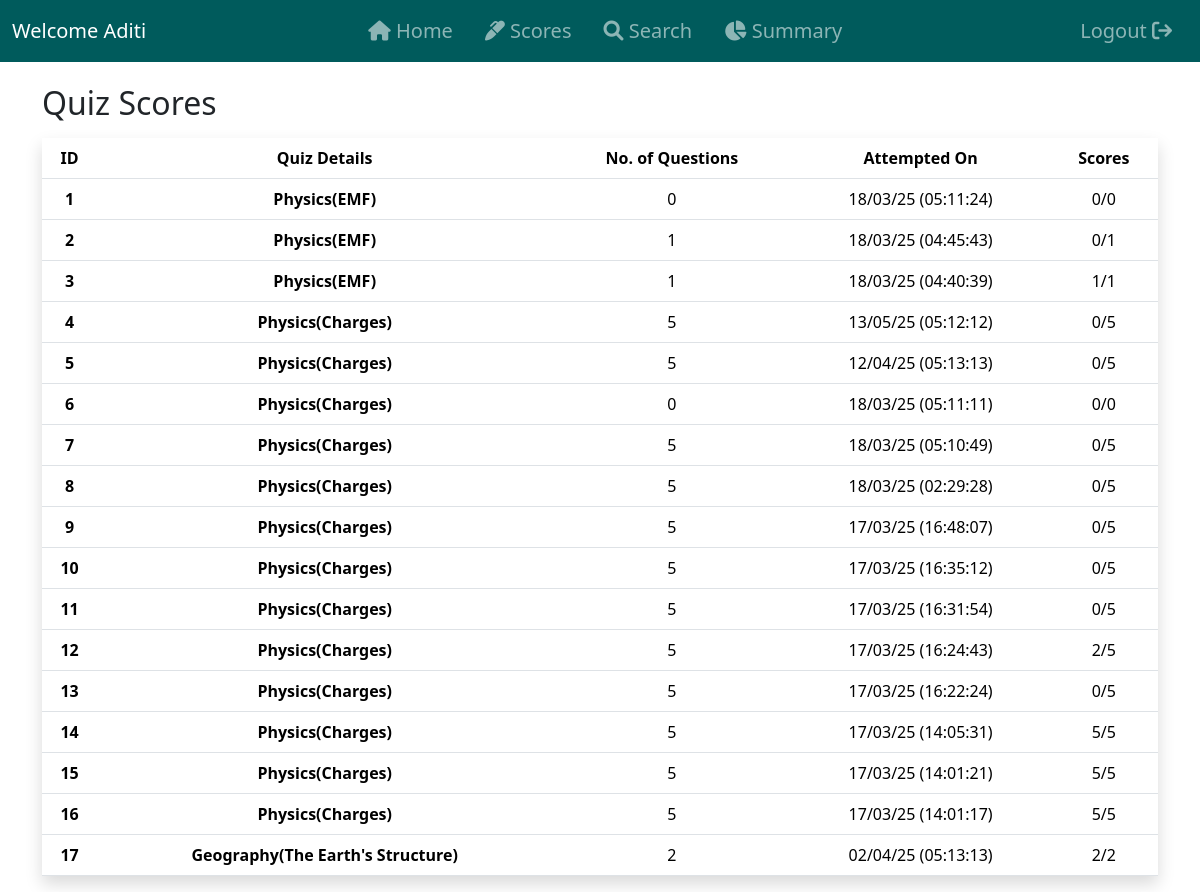
Before: /quiz_scores/1 (signed in) with the older database file.
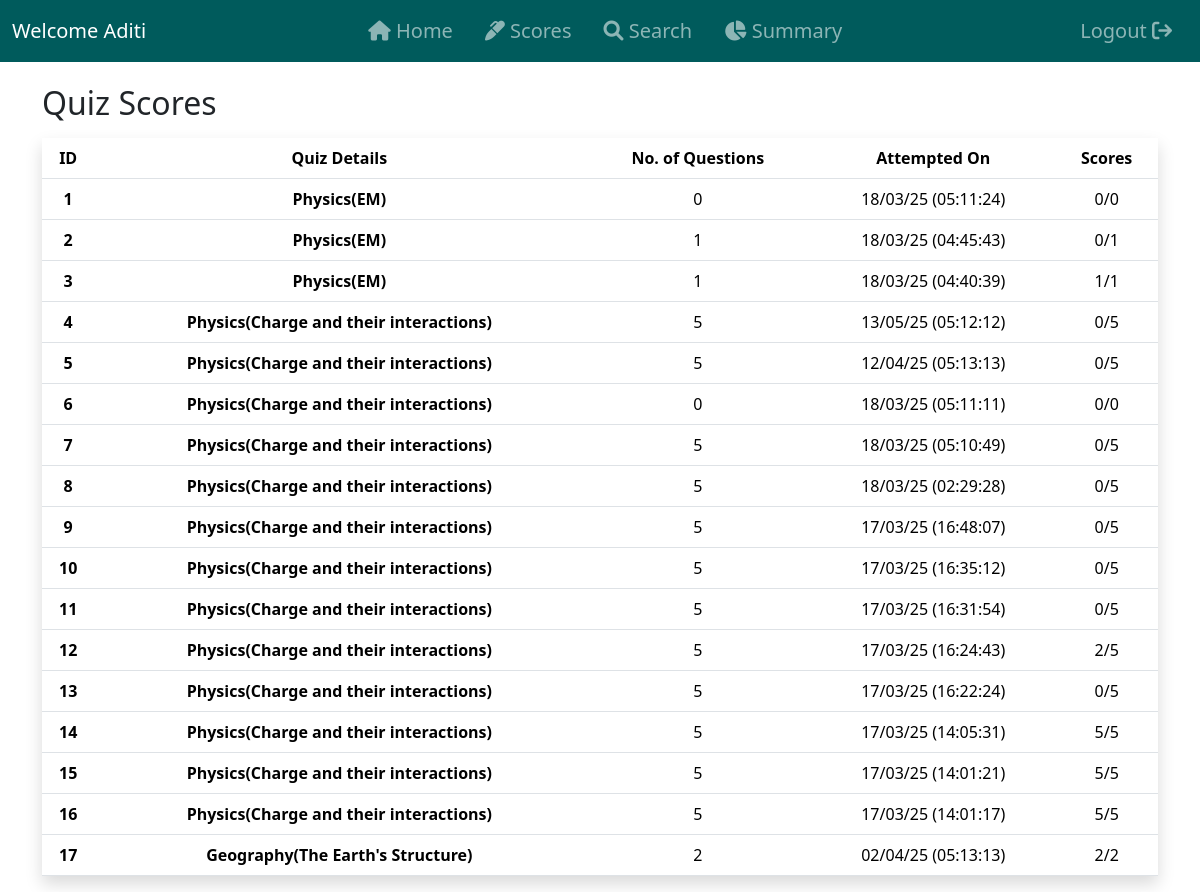
After: the same page with the newer database file.
### controllers/models.py (models this page shows, shortened)
class User(db.Model, UserMixin):
    __tablename__ = 'user'
    id = db.Column(db.Integer, primary_key=True)
    fullname = db.Column(db.String(200), nullable=False)
    email = db.Column(db.String(150), unique=True, nullable=False)
    username = db.Column(db.String(100), unique=True, nullable=False)
    dob = db.Column(db.Date, nullable=False)
    qualification = db.Column(db.String(200))
    document_path = db.Column(db.String(length=200), nullable=False)  # Path to uploaded document
    password = db.Column(db.String(60), nullable=False)

class Score(db.Model):
    id = db.Column(db.Integer, primary_key=True)
    quiz_id = db.Column(db.Integer, db.ForeignKey('quiz.id'), nullable=False)
    user_id = db.Column(db.Integer, db.ForeignKey('user.id'), nullable=False)
    time_stamp_of_attempt = db.Column(db.DateTime, default=func.now())
    total_scored = db.Column(db.Integer, nullable=False)
    user = db.relationship('User', backref='scores')
    @hybrid_property
    def formatted_timestamp(self):
        if self.time_stamp_of_attempt:
            return self.time_stamp_of_attempt.strftime("%d/%m/%y (%H:%M:%S)")
        return None

class Subject(db.Model):
    id = db.Column(db.Integer, primary_key=True)
    name = db.Column(db.String(200), unique=True, nullable=False)
    description = db.Column(db.Text)
    chapters = db.relationship('Chapter', backref='subject', cascade='all, delete-orphan')

class Chapter(db.Model):
    id = db.Column(db.Integer, primary_key=True)
    name = db.Column(db.String(200), nullable=False, unique=True)
    description = db.Column(db.Text, nullable=False)
    no_of_quizes = db.Column(db.Integer, nullable=False) # I don't know how to use this stuff.
    subject_id = db.Column(db.Integer, db.ForeignKey('subject.id'), nullable=False)
    quizzes = db.relationship('Quiz', backref='chapter', cascade='all, delete-orphan')

### controllers/routes.py (the view)
@app.route('/quiz_scores/<int:user_id>')
@login_required
def quiz_scores(user_id=None):
    scores = (
        Score.query
        .join(Quiz)  # Join to access Quiz fields
        .filter(Score.user_id == user_id)
        .order_by(Quiz.chapter_id, Score.time_stamp_of_attempt.desc())  # Order by chapter and time_stamp_of_attempt
        .options(joinedload(Score.quiz))  # Eager load to reduce queries
        .all()
    )
    return render_template('quiz_scores.html', scores=scores)

### controllers/models.py (called while the page is built)
@login_manager.user_loader
def load_user(user_id):
    try:
        user_type, id = user_id.split('-')
        id = int(id)
        if user_type == 'admin':
            return Admin.query.get(id)
        else:
            return User.query.get(id)
    except (ValueError, AttributeError):
        print(f"ERROR: Invalid user_id: {user_id}")
        return None

    @hybrid_property
    def no_of_questions(self):
        return len(self.questions)

### controllers/templates/quiz_scores.html (shortened to what this page needs)
{% extends 'base.html' %}
{% block content %}
    <div class="container mt-4">
            <h2>Quiz Scores</h2>
            {% if scores %}
                <table class="table table-hover shadow mt-3">
                    <thead>
                        <tr>
                            <th scope="col" class="text-center">ID</th>
                            <th scope="col" class="text-center">Quiz Details</th>
                            <th scope="col" class="text-center">No. of Questions</th>
                            <th scope="col" class="text-center">Attempted On</th>
                            <th scope="col" class="text-center">Scores</th>
                        </tr>
                    </thead>
                    <tbody>
                        {% for score in scores %}
                            <tr>
                                <th scope="col" class="text-center">{{ loop.index }}</th>
                                <th scope="col" class="text-center">{{ score.quiz.subject.name }}({{ score.quiz.chapter.name }})</th>
                                <td class="text-center">{{score.quiz.no_of_questions}}</td>
                                <td class="text-center">{{score.formatted_timestamp}}</td>
                                <td class="text-center">{{score.total_scored}}/{{score.quiz.no_of_questions}}</td>
                            </tr>
                        {% endfor %}
                    </tbody>
                </table>
            {% else %}
                <div class="container"><h3 style="color: #808080;">You haven't participated in any quiz yet! Participate to have scores</h3></div>
            {% endif %}
    </div>
{% endblock%}

### controllers/templates/base.html (shortened to what this page needs)
<!doctype html>
<html lang="en">
<head>
    <link rel="stylesheet" href="https://cdnjs.cloudflare.com/ajax/libs/font-awesome/6.0.0-beta3/css/all.min.css">
    <link href="https://cdn.jsdelivr.net/npm/bootstrap@5.3.3/dist/css/bootstrap.min.css" rel="stylesheet"
>
    <link rel="stylesheet" href="../static/styles.css">
</head>
<body class="d-flex flex-column min-vh-100">
    <header>
        <nav class="navbar navbar-expand-lg navbar-dark fixed-top color custom-navbar">
            <div class="container-fluid">
                {% if current_user.is_authenticated %}
                <a class="navbar-brand me-auto" href="#">
                    Welcome {{ current_user.username if current_user.username else current_user.email.split('@')[0] }}
                </a>
                <div class="collapse navbar-collapse justify-content-center" id="navbarNavAltMarkup">
                    <div class="navbar-nav">
                        <a class="nav-link fs-5 px-3 py-2" aria-current="page" href="{{url_for('dashboard')}}"><i class="fa-solid fa-house"></i> Home</a>
                        {% if current_user.__tablename__ == 'admin' %}
                            <a class="nav-link fs-5 px-3 py-2" href="{{url_for('quiz_management')}}"><i class="fa-solid fa-question"></i> Quiz</a>
                        {% elif current_user.__tablename__ == 'user' %}
                            <a class="nav-link fs-5 px-3 py-2" href="{{ url_for('quiz_scores', user_id=current_user.id)}}"><i class="fa-solid fa-marker"></i> Scores</a>
                        {% endif %}
                        <a class="nav-link fs-5 px-3 py-2" href="{{url_for('search')}}"><i class="fa-solid fa-magnifying-glass"></i> Search</a>
                        <a class="nav-link fs-5 px-3 py-2" href="{{url_for('summary')}}"><i class="fa-solid fa-chart-pie"></i> Summary</a>
                    </div>
                </div>
                <div class="justify-content" id="navbarNavAltMarkup">
                    <div class="navbar-nav ms-auto fs-5">
                        <a class="nav-link fs-5 px-3 py-2" href="{{url_for('logout')}}">
                            Logout <i class="fa-solid fa-arrow-right-from-bracket"></i>
                        </a>
                    </div>
                </div>
                {% endif %}
            </div>
        </nav>
    </header>
    <main class="flex-grow-1">
        {% block content %}
        {% endblock %}
    </main>
</body>
</html>

### controllers/static/styles.css (style rules this page uses)
body { padding-top: 60px; }
.custom-navbar { background-color: #005B5C; }

Changed rows visible on the page:
changed through a linked row, Score (number 1 of 17 on the later page): quiz.chapter.name "EMF" → "EM"
changed through a linked row, Score (number 2 of 17 on the later page): quiz.chapter.name "EMF" → "EM"
changed through a linked row, Score (number 3 of 17 on the later page): quiz.chapter.name "EMF" → "EM"
changed through a linked row, Score (number 4 of 17 on the later page): quiz.chapter.name "Charges" → "Charge and their interactions"
changed through a linked row, Score (number 5 of 17 on the later page): quiz.chapter.name "Charges" → "Charge and their interactions"
changed through a linked row, Score (number 6 of 17 on the later page): quiz.chapter.name "Charges" → "Charge and their interactions"
changed through a linked row, Score (number 7 of 17 on the later page): quiz.chapter.name "Charges" → "Charge and their interactions"
changed through a linked row, Score (number 8 of 17 on the later page): quiz.chapter.name "Charges" → "Charge and their interactions"
changed through a linked row, Score (number 9 of 17 on the later page): quiz.chapter.name "Charges" → "Charge and their interactions"
changed through a linked row, Score (number 10 of 17 on the later page): quiz.chapter.name "Charges" → "Charge and their interactions"
changed through a linked row, Score (number 11 of 17 on the later page): quiz.chapter.name "Charges" → "Charge and their interactions"
changed through a linked row, Score (number 12 of 17 on the later page): quiz.chapter.name "Charges" → "Charge and their interactions"
changed through a linked row, Score id 5: quiz.chapter.name "Charges" → "Charge and their interactions"
changed through a linked row, Score (number 14 of 17 on the later page): quiz.chapter.name "Charges" → "Charge and their interactions"
changed through a linked row, Score (number 15 of 17 on the later page): quiz.chapter.name "Charges" → "Charge and their interactions"
changed through a linked row, Score (number 16 of 17 on the later page): quiz.chapter.name "Charges" → "Charge and their interactions"
